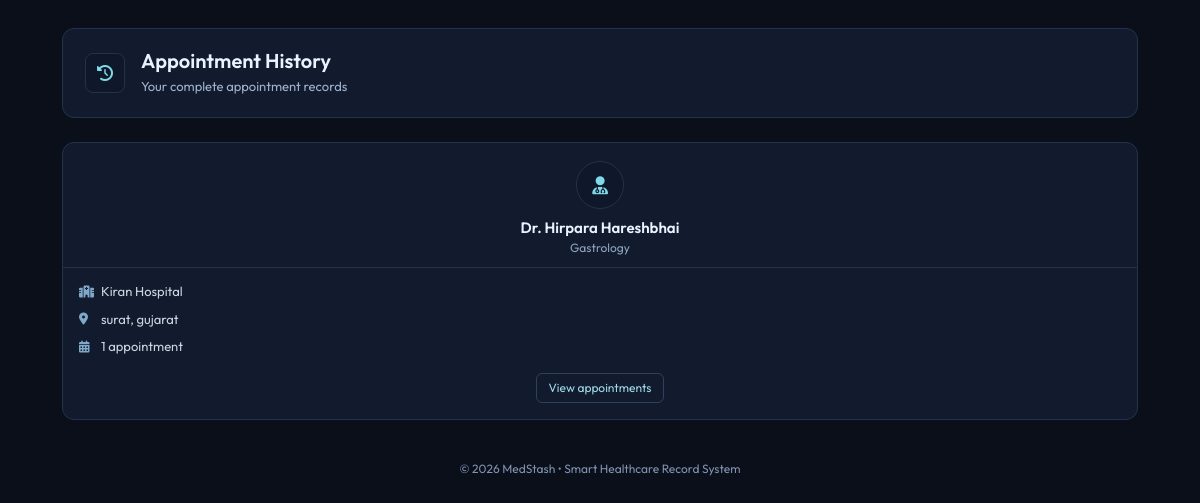
/history (signed in), run on the app's committed database.
### tables this page shows
CREATE TABLE doctors (
            id INTEGER PRIMARY KEY AUTOINCREMENT,
            fname TEXT NOT NULL,
            lname TEXT NOT NULL,
            specialty TEXT NOT NULL,
            fees INTEGER NOT NULL,
            rating REAL DEFAULT 0
        , user_id INTEGER, age INTEGER, qualification TEXT, license TEXT, address TEXT, profile_complete INTEGER DEFAULT 0, profile_percent INTEGER DEFAULT 25, hospital_name TEXT, staff_count INTEGER, experience_years INTEGER, reviews TEXT, awards TEXT, languages TEXT, emergency_contact TEXT, city TEXT, state TEXT, landmark TEXT, full_address TEXT, pincode TEXT, latitude TEXT, longitude TEXT, hospital_timing TEXT, hospital_contact TEXT, gender TEXT);

### app.py (the view)
@app.route("/history")
def appointment_history():
    if "user_id" not in session or session.get("role") != "user":
        return redirect("/login")
    conn = get_db()
    appointments = conn.execute("""
        SELECT a.*, d.fname as doctor_fname, d.lname as doctor_lname, d.specialty,
               d.qualification, d.hospital_name, d.city, d.state, p.amount, p.payment_method, p.status as payment_status
        FROM appointments a
        JOIN doctors d ON a.doctor_id = d.id
        LEFT JOIN payments p ON a.id = p.appointment_id
        WHERE a.patient_id=?
        ORDER BY d.fname, d.lname, a.date DESC, a.time DESC
    """, (session["user_id"],)).fetchall()
    doctors_appointments = {}
    for appointment in appointments:
        doctor_key = f"{appointment['doctor_fname']} {appointment['doctor_lname']}"
        if doctor_key not in doctors_appointments:
            doctors_appointments[doctor_key] = {
                'doctor_info': {
                    'fname': appointment['doctor_fname'],
                    'lname': appointment['doctor_lname'],
                    'specialty': appointment['specialty'],
                    'qualification': appointment['qualification'],
                    'hospital_name': appointment['hospital_name'],
                    'city': appointment['city'],
                    'state': appointment['state']
                },
                'appointments': []
            }
        doctors_appointments[doctor_key]['appointments'].append(dict(appointment))
    conn.close()
    return render_template("history.html", doctors_appointments=doctors_appointments)

### app.py (called while the page is built)
def get_db():
    db_manager = DatabaseManager()
    return db_manager.get_connection()

    def get_connection(self):
        conn = sqlite3.connect(self.db_path)
        conn.row_factory = sqlite3.Row
        return conn

### templates/history.html (shortened to what this page needs)
{% extends "base.html" %}
{% block content %}
<div class="container pro-history-container">
  <div class="pro-page-header">
    <div class="d-flex align-items-center gap-3">
      <div class="pro-page-icon">
        <i class="fas fa-history"></i>
      </div>
      <div>
        <h2>Appointment History</h2>
        <p>Your complete appointment records</p>
      </div>
    </div>
  </div>
  {% if doctors_appointments %}
  <div class="row g-4">
    {% for doctor_name, doctor_data in doctors_appointments.items() %}
   <div class="col-12">
      <div class="doctor-card-pro h-100">
        <div class="doctor-header text-center">
          <div class="doctor-avatar-pro">
            <i class="fas fa-user-md"></i>
          </div>
          <div class="doctor-title">
            Dr. {{ doctor_data.doctor_info.fname }} {{ doctor_data.doctor_info.lname }}
          </div>
          <div class="doctor-subtitle">
            {{ doctor_data.doctor_info.specialty }}
          </div>
        </div>
        <div class="doctor-body">
          <div class="doctor-info-list">
            <div class="info-row">
              <i class="fas fa-hospital"></i>
              <span>{{ doctor_data.doctor_info.hospital_name or "N/A" }}</span>
            </div>
            <div class="info-row">
              <i class="fas fa-map-marker-alt"></i>
              <span>{{ doctor_data.doctor_info.city }}, {{ doctor_data.doctor_info.state }}</span>
            </div>
            <div class="info-row">
              <i class="fas fa-calendar-alt"></i>
              <span>
                {{ doctor_data.appointments|length }}
                appointment{{ 's' if doctor_data.appointments|length > 1 else '' }}
              </span>
            </div>
          </div>
          <div class="text-center mt-3">
            <button
              class="btn btn-outline-info btn-sm expand-btn"
              data-doctor-name="{{ doctor_name }}">
              View appointments
            </button>
          </div>
        </div>
      </div>
    </div>
    {% endfor %}
  </div>
  {% endif %}
</div>
<footer class="pro-footer">
  © 2026 MedStash • Smart Healthcare Record System
</footer>
{% endblock %}

### static/css/style.css (style rules this page uses)
body { font-family:'Outfit',sans-serif; background:#0b0f1a; color:#fff; }
@media (min-width: 1200px) { .container { max-width: 1140px; } }

### templates/base.html (style rules this page uses)
:root { --bg-main: #0b0f1a; --bg-card: #121b2d; --border-soft: #22324a; --text-muted: #9fb3cc; --accent: #4dd0e1; }
* { box-sizing: border-box; }
html, body { max-width: 100%; overflow-x: hidden; }
body { background: #0b0f1a; font-family: 'Outfit', sans-serif; color: #fff; }
.container, .container-fluid { width: 100%; }

### templates/history.html (style rules this page uses)
body { background:#0b0f1a; color:#e6edf6; font-family:'Outfit',sans-serif; }
.pro-history-container { max-width:1100px; margin:28px auto 40px auto; }
.pro-page-header { background:#121b2d; border:1px solid #22324a; border-radius:12px; padding:20px 22px; margin-bottom:24px; }
.pro-page-header h2 { font-size:20px; font-weight:600; margin-bottom:4px; color:#eaf2ff; }
.pro-page-header p { margin:0; font-size:13px; color:#9fb1cc; }
.pro-page-icon { width:40px; height:40px; border-radius:8px; background:#0f172a; border:1px solid #22324a; display:flex; align-items:center; justify-content:center; color:#7fd9e7; }
.doctor-card-pro { background:#121b2d; border:1px solid #22324a; border-radius:12px; overflow:hidden; }
.doctor-header { padding:18px 16px 10px 16px; border-bottom:1px solid #22324a; }
.doctor-avatar-pro { width:48px; height:48px; border-radius:50%; background:#0f172a; border:1px solid #22324a; display:flex; align-items:center; justify-content:center; color:#7fd9e7; margin:0 auto 8px auto; font-size:18px; }
.doctor-title { font-size:15px; font-weight:600; color:#eaf2ff; }
.doctor-subtitle { font-size:12px; color:#8fa3bf; }
.doctor-body { padding:14px 16px 16px 16px; }
.doctor-info-list { display:flex; flex-direction:column; gap:8px; }
.info-row { display:flex; align-items:center; gap:8px; font-size:13px; color:#cbd5e1; }
.info-row i { width:14px; font-size:12px; color:#7fa8c9; }
.expand-btn { font-size:12px; border-radius:6px; padding:5px 12px; border-color:#2f415f; color:#9fdbea; }
.pro-footer { text-align:center; font-size:12px; color:#7f93b2; margin-bottom:16px; }

### data on the page
doctors: doctor_info.fname "Hirpara", doctor_info.lname "Hareshbhai", doctor_info.specialty "Gastrology", doctor_info "Kiran Hospital", doctor_info.city "surat", doctor_info.state "gujarat"

### other printed values
{{ doctor_data.appointments|length }} "1"
